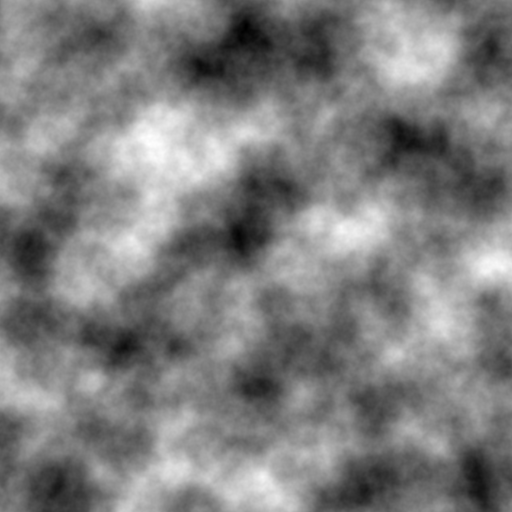

Write the Python code that produced this figure.
import noise
import numpy as np

from PIL import Image

WIDTH = 512
HEIGHT = 512

def gen(scale = 5.0, octaves=6, persistence = 0.5, lacunarity = 2.0, base = 0):
	img = np.zeros((HEIGHT, WIDTH))
	for i in range(HEIGHT):
		for j in range(WIDTH):
			nx = j/WIDTH
			ny = i/HEIGHT
			n_v = noise.pnoise2(nx * scale, ny * scale, octaves = octaves, persistence=persistence, lacunarity = lacunarity, base = base)
			img[i, j] = n_v
	img = (img-np.min(img))/(np.max(img) - np.min(img))
	img = (img * 255).astype(np.uint8)
	Image.fromarray(img).save('high_coverage.png')
	print("DONE")

gen()


